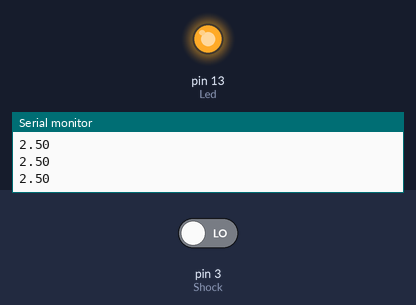
The sketch below on a simulated Arduino Uno, built with avr-gcc and run on an emulated ATmega328P. On the bench: output pins drawn as LEDs (lit = HIGH), the last lines printed to the serial monitor. Inputs (shaded band) come from the test bench; at power-on: pin 3 (Shock) LOW.

Above: at 1.2 s.
1.3 s: pin 3 (Shock) driven HIGH
At 1.8 s:
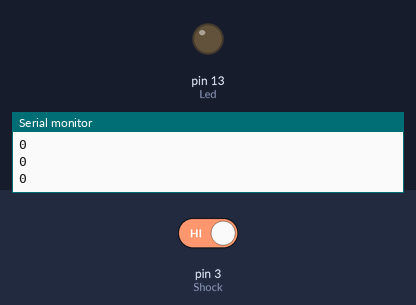
2.8 s: pin 3 (Shock) driven LOW
At 4.1 s:
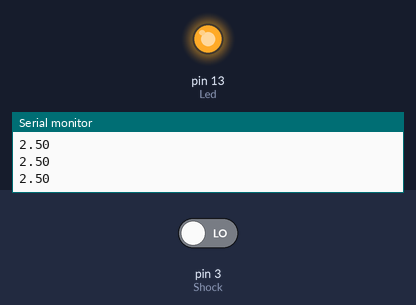
Timing chart, 0 to 5.8 s (numbered marks = the images above; inputs shaded):
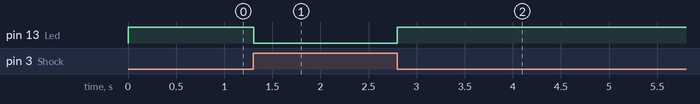

Measured:
- after the input at 1.3 s, pin 13 (Led): HIGH → LOW at once
- after the input at 2.8 s, pin 13 (Led): LOW → HIGH at once

The sketch:

ky031.ino
```cpp
int Led = 13 ; // define LED Interface
int Shock = 3; // define the percussion Sensor Interface
int val ; // define numeric variables val

void setup ()
{
  pinMode (Led, OUTPUT) ; // define LED as output interface
  pinMode (Shock, INPUT) ; // define knock sensor output interface
  Serial.begin(9600);
}
void loop ()
{
  val = digitalRead (Shock) ; // read digital interface is assigned a value of 3 val
  if (val == HIGH) // When the percussion when the sensor detects a signal, LED flashes
  {
    digitalWrite (Led, LOW);
    Serial.println(0);
  }
  else
  {
    digitalWrite (Led, HIGH);
    Serial.println(2.5);
  }

}
```
